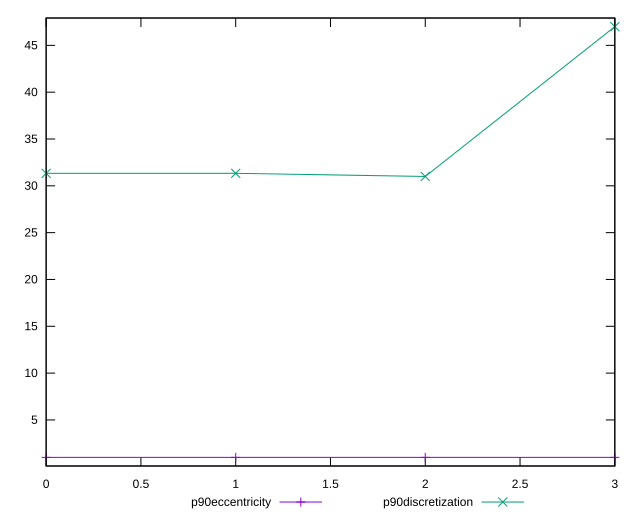

Recreate this plot in gnuplot.
reset

$p90Eccentricity <<EOF
0 1.000000000000004
1 1.0000000000000002
2 0.9999999999999989
3 1.0000000000000004
EOF

$p90Discretization <<EOF
0 31.333333333333332
1 31.333333333333332
2 31
3 47
EOF

set key outside below
set xrange [0:3]
set yrange [0.07999999999999885:47.92]
set trange [0.07999999999999885:47.92]
set terminal svg size 640, 520 enhanced background rgb 'white'
set output "report/report_00029_2021-02-24T13-36-40.390Z/unminified-javascript/progression/eccentricity.svg"

plot $p90Eccentricity title "p90eccentricity" with linespoints, \
     $p90Discretization title "p90discretization" with linespoints

reset
